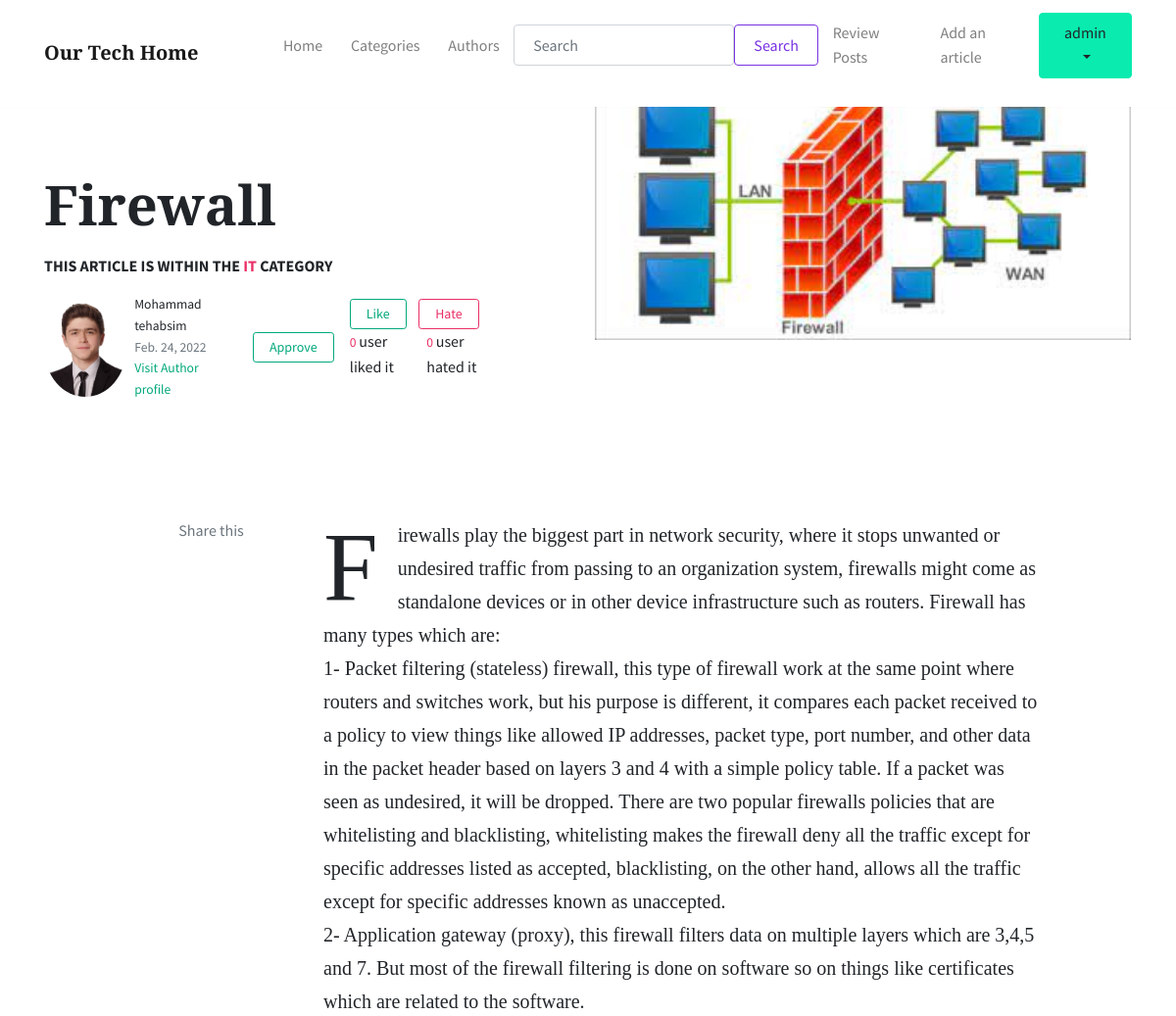
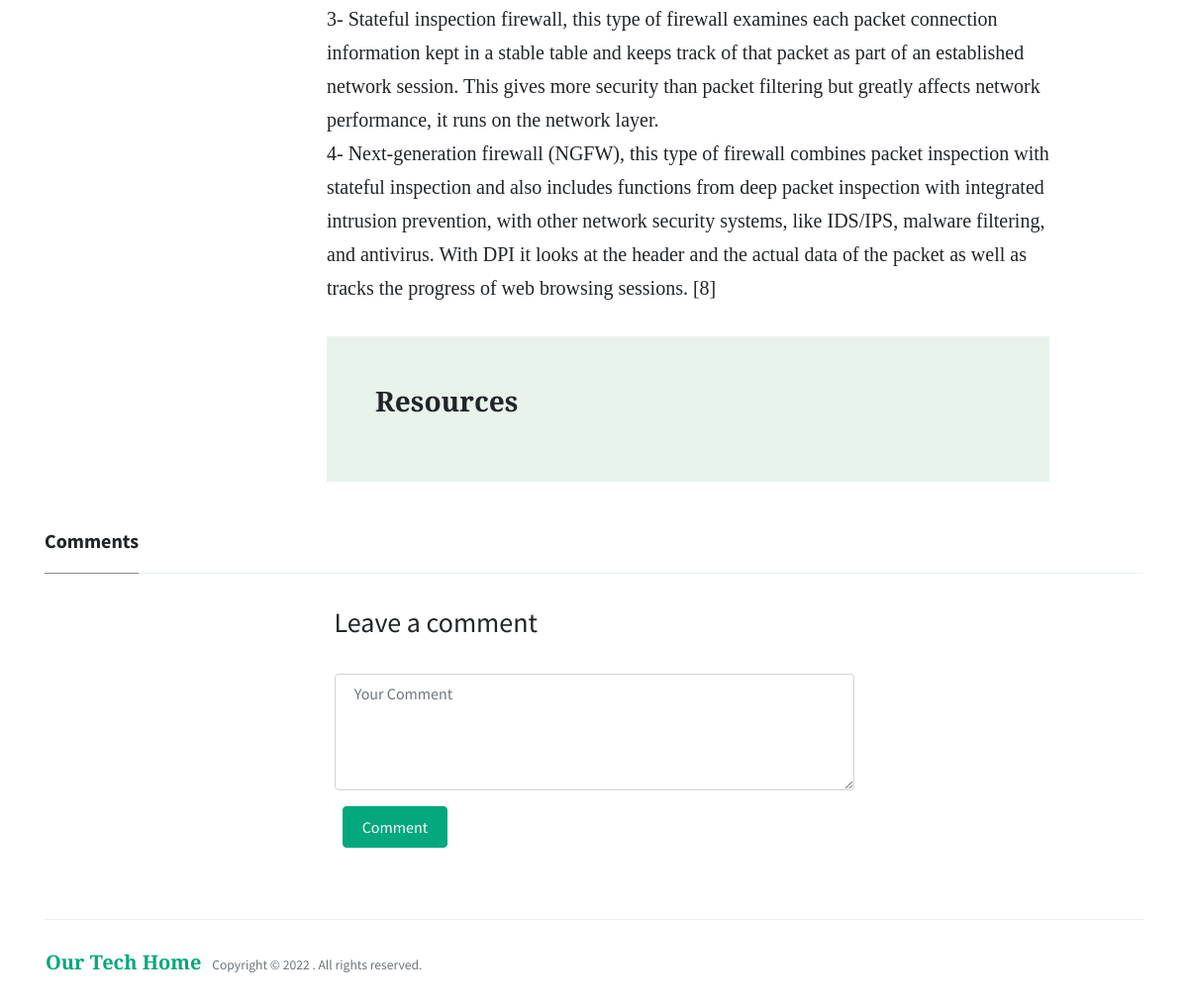
/article/24 (signed in), run on the app's committed database (2 pictures, top to bottom).
### home/models.py (models this page shows, shortened)
class Post(models.Model):
    title = models.CharField(max_length=255)
    writer = models.ForeignKey(Author,on_delete=models.CASCADE)
    content = models.TextField()
    category = models.ForeignKey(Category,on_delete=models.CASCADE,default='SOME STRING')
    date = models.DateField(default=datetime.date.today())
    picture = models.ImageField(upload_to="images/",default='images/default.jpg')
    likes = models.ManyToManyField(User, null= True, blank= True,related_name='post_user_likes')
    dislikes = models.ManyToManyField(User, null= True, blank= True,related_name='post_user_dislikes')
    Resources = models.TextField(max_length=1000, null=True, blank=True)
    top = models.BooleanField(default= False)
    verified =models.BooleanField(default=False)
    def total_likes(self):
        return self.likes.count()
    def total_dislikes(self):
        return self.dislikes.count()

class Category(models.Model):
    name = models.CharField(max_length=255)
    info = models.TextField(max_length=500)
    picture = models.ImageField(null=True, blank=True, upload_to="images/category")
    def __str__(self): # for admin display
        return self.name

class Author(models.Model):
    user = models.OneToOneField(User, null=True, blank=True,on_delete=models.CASCADE)
    name = models.CharField(max_length=255)
    picture = models.ImageField(null= True, blank= True,upload_to="images/")
    verified = models.BooleanField(default=False)
    admin = models.BooleanField(default=False)
    likes = models.ManyToManyField(User, null=True, blank=True, related_name='author_user_likes')

### home/views.py (the view, shortened to what this page needs)
# urls.py: path('article/<int:pk>', views.ArticleView.as_view(), name = "article"),
class ArticleView(DetailView):
    model = Post
    template_name = 'article.html'
    def get_context_data(self, **kwargs):
        context = super().get_context_data(**kwargs)
        pk = self.kwargs["pk"]
        form = CommentForm()
        post = get_object_or_404(Post, pk=pk)
        comments = post.comment_set.all()
        liked = False
        disliked = False
        stuff = get_object_or_404(Post, id=self.kwargs['pk'])
        if stuff.likes.filter(id=self.request.user.id).exists():
            liked = True
            disliked = False
        if stuff.dislikes.filter(id=self.request.user.id).exists():
            disliked = True
            liked = False
        total_likes = stuff.total_likes()
        total_dislikes = stuff.total_dislikes()
        context['post'] = post
        context['comments'] = comments
        context['form'] = form
        context['total_likes'] = total_likes
        context['total_dislikes'] = total_dislikes
        context['liked'] = liked
        context['disliked'] = disliked
        return context

### home/forms.py
class CommentForm(forms.ModelForm):
    class Meta:
        model = Comment
        fields = ('content',)

### home/templates/article.html (shortened to what this page needs)
{% extends 'base.html'%}
{% load static %}
{% block content%}
<div class="container">
	<div class="jumbotron jumbotron-fluid mb-3 pl-0 pt-0 pb-0 bg-white position-relative">
		<div class="h-100 tofront">
			<div class="row justify-content-between">
				<div class="col-md-6 pt-6 pb-6 pr-6 align-self-center">
					<h1 class="display-4 secondfont mb-3 font-weight-bold">{{ post.title }}</h1>
					<p class="text-uppercase font-weight-bold">
						 This Article is within the <a class="text-danger" href="{% url 'category-page' post.category.pk %}">{{ post.category }}</a> category
					</p>
					<div class="d-flex align-items-center">
						<img class="rounded-circle"  style="width: 100px;height: 100px;object-fit: cover;" src="{{post.writer.picture.url}}">
						<small class="ml-2">{{ post.writer.name }} <span class="text-muted d-block">{{ post.date }}</span>
							<a href=" {% url 'profile' post.writer.user.profile.pk %}" >Visit Author profile</a>
						</small>
						{% if user.is_authenticated and user.author.admin%}
						<form action =" {% url 'accept' post.pk %}" method = "POST">
							<button type="submit" name = "post_id" value="{{post.id}}" class="btn btn-outline-primary btn-sm ml-3">Approve</button>
						</form>
						{%endif%}
						<form action="{%url 'like_post' post.pk%}" method="POST">
						{% if not liked %}
						<button type="submit" name = "post_id" value="{{post.id}}" class="btn btn-outline-primary btn-sm ml-3">Like</button>
						{%else%}
						<button  type="submit" name = "post_id" value="{{post.id}}" class="btn btn-danger btn-sm">Unlike</button>
						{%endif%}
							<br><p class="ml-3"><small class="text-danger">{{total_likes}} </small>user liked it</p>
					</form>
					<br>
					<form action="{%url 'dislike_post' post.pk%}" method="POST">
						{% if user.is_authenticated%}
						{% if not disliked %}
						<button type="submit" name = "post_id" value="{{post.id}}" class="btn btn-outline-danger btn-sm">Hate</button>
						{%else%}
						<button  type="submit" name = "post_id" value="{{post.id}}" class="btn btn-primary btn-sm">Unhate</button>
						{%endif%}
						{%endif%}
						<br><p class="ml-2"><small class="text-danger">{{ total_dislikes }} </small>user hated it </p>
					</form>
					</div>
				</div>
				<div class="col-md-6 pr-0">
					<img src="{{post.picture.url}}" width ="100%" length="100%">
				</div>
			</div>
		</div>
	</div>
</div>
<div class="container pt-4 pb-4">
	<div class="row justify-content-center">
		<div class="col-lg-2 pr-4 mb-4 col-md-12">
			<div class="sticky-top text-center">
				<div class="text-muted">
					Share this
				</div>
			</div>
		</div>
		<div class="col-md-12 col-lg-8">
			<article class="article-content">
			{{ post.content|linebreaks|safe }}
			</article>
			<div class="border p-5 bg-lightblue">
				<h3 class="font-weight-bold secondfont">Resources</h3>
				<div class="row justify-content-between">
					<div class="col-md-5 mb-2 mb-md-0">
					</div>
				</div>
			</div>
		</div>
	</div>
</div>
<div class="container pt-4 pb-4">
	<h5 class="font-weight-bold spanborder"><span>Comments</span></h5>
	<div class = "row">
		<div class="col-lg-4">
		</div>
	</div>
	{% if user.is_authenticated%}
	<div class="col-lg-6 offset-lg-3">
      <h3>Leave a comment</h3>
      <form method='POST'>
        <div class="form-group">
          <textarea class="form-control {% if post.content.errors %}is-invalid{% endif %}" id="id_content "placeholder="Your Comment"
            name="content" rows="4">{{ post.content.value|default:'' }}</textarea>
        </div>
        <button class="btn btn-primary ml-2" type="submit">Comment</button>
      </form>
    </div>
	{%endif%}
</div>
{% endblock content%}

### home/templates/base.html (shortened to what this page needs)
<!DOCTYPE html>
{% load static %}
<html lang="en">
<head>
<link rel="stylesheet" href="https://use.fontawesome.com/releases/v5.3.1/css/all.css">
<link href="{% static 'css/main.css' %}" rel="stylesheet"/>
</head>
<body>
<nav class="topnav navbar navbar-expand-lg navbar-light bg-white fixed-top">
<div class="container">
	<a class="navbar-brand" href="{% url 'home'%}"><strong>Our Tech Home</strong></a>
	<ul class="navbar-collapse collapse" id="navbarColor02" style="">
		<ul class="navbar-nav mr-auto d-flex align-items-center">
			<li class="nav-item">
			<a class="nav-link" href="{% url 'home'%}">Home <span class="sr-only">(current)</span></a>
			</li>
			<li class="nav-item">
			<a class="nav-link" href="{% url 'category'%}">Categories</a>
			</li>
			<li class="nav-item">
			<a class="nav-link" href="{% url 'docs'%}">Authors</a>
				</li>
			<li>
				<form class = "d-flex" method='POST' action="{% url 'search' %}">
					<input type="search" name="searched" class="form-control me-2" placeholder="Search">
        <button class="btn btn-outline-secondary" type="submit"> Search </button>
      </form>
			</li>
			{%if user.author.admin and user.is_authenticated%}
			<li class="nav-item">
			<a class="nav-link" href="{% url 'review'%}">Review Posts</a>
			</li>
			{%endif%}
			{% if not user.is_authenticated%}
			</ul>
		<ul class = "navbar-nav mr-auto">
			<li class="nav-item">
			<a class="nav-link" href="{% url 'signup'%}">Sign Up</a>
			</li>
			<li class="nav-item">
			<a class="nav-link" href="{% url 'login'%}">Log in</a>
			</li>
		</ul>
		{%else%}
		{%if user.author%}
			{%if user.author.verified%}
			<li class="nav-item">
				<a class="nav-link" href="{% url 'newpost'%}">Add an article</a>
			</li>
		{%endif%}
			{%else%}
			</li>
			<li class="nav-item">
			<a class="nav-link" href="{% url 'author'%}">Become an Author</a>
				</li>
			{%endif%}
		</ul>
		<ul class = "navbar-nav mr-auto">
			<li class="nav-item">
			<div class="dropdown">
			  <button class="btn btn-info dropdown-toggle" type="button" id="dropdownMenuButton" data-toggle="dropdown" aria-haspopup="true" aria-expanded="false">
				{{user}}
			  </button>
			</div>
			</li>
		</ul>
			{% endif %}
	</div>
</nav>
<br>
{% block content%}
{% endblock content%}
<div class="container mt-5">
	<footer class="bg-white border-top p-3 text-muted small">
	<div class="row align-items-center justify-content-between">
		<div >
			<a href="{% url 'home'%}"><span class="navbar-brand mr-2" ><strong>Our Tech Home</strong></span></a> Copyright &copy;
			 . All rights reserved.
		</div>
	</div>
	</footer>
</div>
</body>
</html>

### data on the page
Post: title "Firewall", category "IT", writer.picture (picture), writer.name "Mohammad tehabsim", date "Feb. 24, 2022", picture (picture), content "Firewalls play the biggest part in network security, where it stops unwanted or undesired traffic from passing to an organization system, firewalls might come as standalone devices or in other device infrastructure such as routers. Firewall has many types which are: 1- Packet filtering (stateless) firewall, this type of firewall work at the same point where routers and switches work, but his purpose is different, it compares each packet received to a policy to view things like allowed IP addresses, packet type, port number, and other data in the packet header based on layers 3 and 4 with a simple policy table. If a packet was seen as undesired, it will be dropped. There are two popular…"

### other printed values
{{ user }} "admin"
{{ total_likes }} "0"
{{ total_dislikes }} "0"
